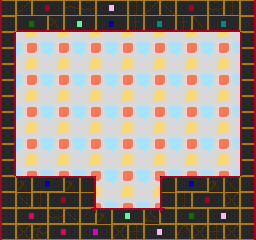

A level layout from a 2D game, rendered from its tile map. Below: a short description, then the map file with its tile-grid data intact:
An orthogonal 16x15 tile map with 16x16 px tiles, 2 tile layers (back, front) and 2 objects (Tresure).

<map version="1.0" orientation="orthogonal" width="16" height="15" tilewidth="16" tileheight="16">
 <tileset firstgid="1" name="tiles1" tilewidth="16" tileheight="16">
  <image source="../tiles0.gif" trans="ff00ff" width="256" height="256" />
 </tileset>
 <layer name="back" width="16" height="15">
  <data encoding="csv">
129,129,130,129,130,129,130,129,130,129,130,129,130,129,130,129,
145,145,146,145,146,145,146,145,146,145,146,145,146,145,146,145,
129,129,130,129,130,129,130,129,130,129,130,129,130,129,130,129,
145,145,146,145,146,145,146,145,146,145,146,145,146,145,146,145,
129,129,130,129,130,129,130,129,130,129,130,129,130,129,130,129,
145,145,146,145,146,145,146,145,146,145,146,145,146,145,146,145,
129,129,130,129,130,129,130,129,130,129,130,129,130,129,130,129,
145,145,146,145,146,145,146,145,146,145,146,145,146,145,146,145,
129,129,130,129,130,129,130,129,130,129,130,129,130,129,130,129,
145,145,146,145,146,145,146,145,146,145,146,145,146,145,146,145,
129,129,130,129,130,129,130,129,130,129,130,129,130,129,130,129,
145,145,146,145,146,145,146,145,146,145,146,145,146,145,146,145,
129,129,130,129,130,129,130,129,130,129,130,129,130,129,130,129,
145,145,146,145,146,145,146,145,146,145,146,145,146,145,146,145,
129,129,130,129,130,129,130,129,130,129,130,129,130,129,130,129
</data>
 </layer>
 <layer name="front" width="16" height="15">
  <data encoding="csv">
97,98,83,84,101,102,85,86,100,98,99,83,84,102,100,104,
113,1,2,19,5,6,3,4,20,7,8,20,21,7,8,104,
184,0,0,0,0,0,0,0,0,0,0,0,0,0,0,184,
168,0,0,0,0,0,0,0,0,0,0,0,0,0,0,168,
184,0,0,0,0,0,0,0,0,0,0,0,0,0,0,184,
168,0,0,0,0,0,0,0,0,0,0,0,0,0,0,168,
184,0,0,0,0,0,0,0,0,0,0,0,0,0,0,184,
168,0,0,0,0,0,0,0,0,0,0,0,0,0,0,168,
184,0,0,0,0,0,0,0,0,0,0,0,0,0,0,184,
168,0,0,0,0,0,0,0,0,0,0,0,0,0,0,168,
184,0,0,0,0,0,0,0,0,0,0,0,0,0,0,184,
97,35,51,52,35,40,0,0,0,0,33,51,52,35,37,104,
113,99,100,83,84,120,0,0,0,0,113,100,83,84,115,120,
97,81,82,102,99,134,35,53,54,39,133,65,66,85,86,104,
113,115,117,81,82,87,88,115,116,85,86,119,115,116,115,120
</data>
 </layer>
 <objectgroup name="lines" width="16" height="15">
  <properties>
   <property name="map_tile" value="14" />
   <property name="rarity" value="0" />
   <property name="tags" value="[&quot;secret&quot;]" />
  </properties>
  <object x="16" y="176">
   <polyline points="0,0 0,-144 224,-144 224,0 144,0 144,32 80,32 80,0 0,0" />
  </object>
 </objectgroup>
 <objectgroup name="objects" width="16" height="15">
  <object name="Tresure" gid="232" x="120" y="192" />
 </objectgroup>
</map>
